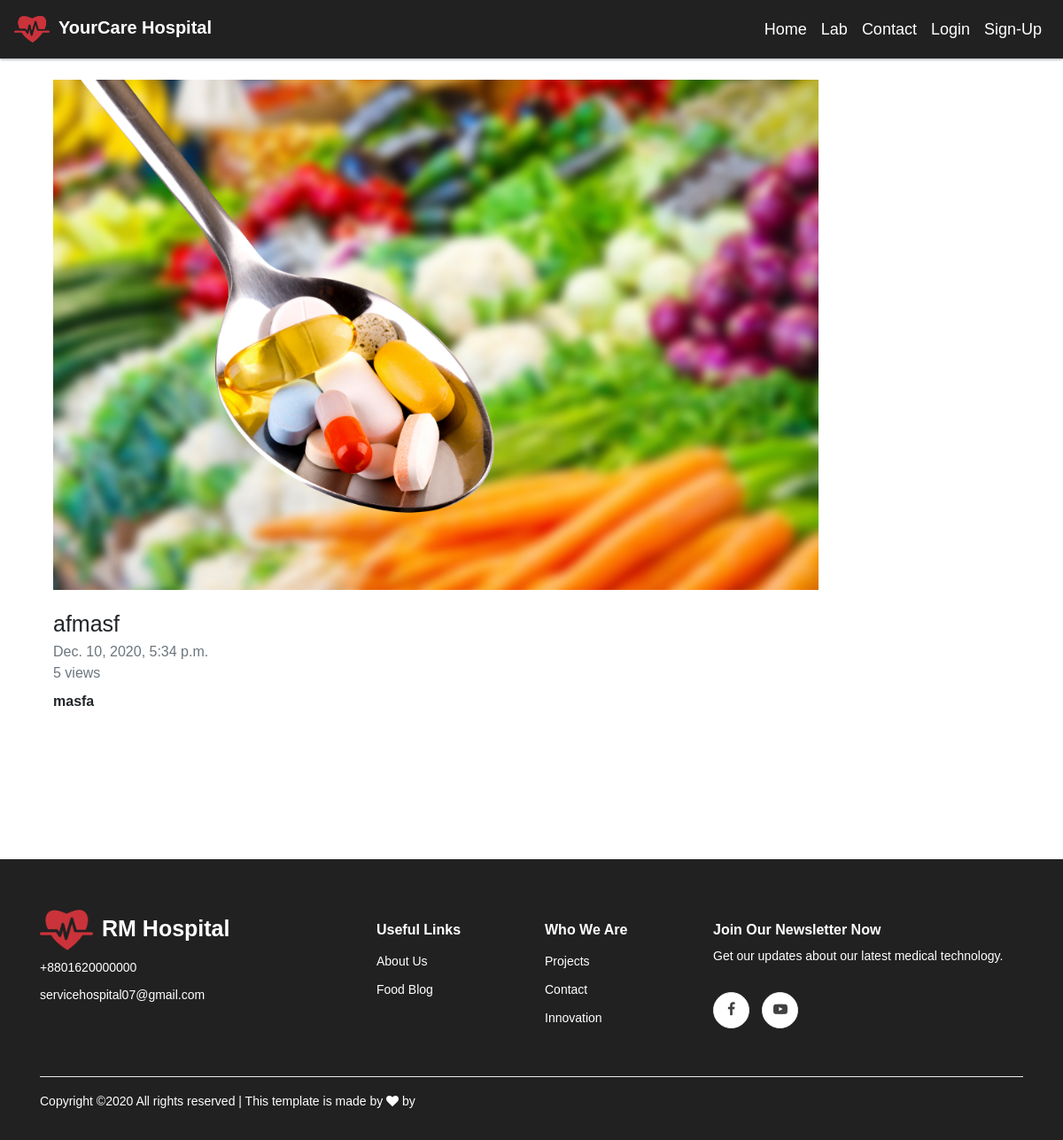
The page /food/afmasf-/ on the database as committed earlier.
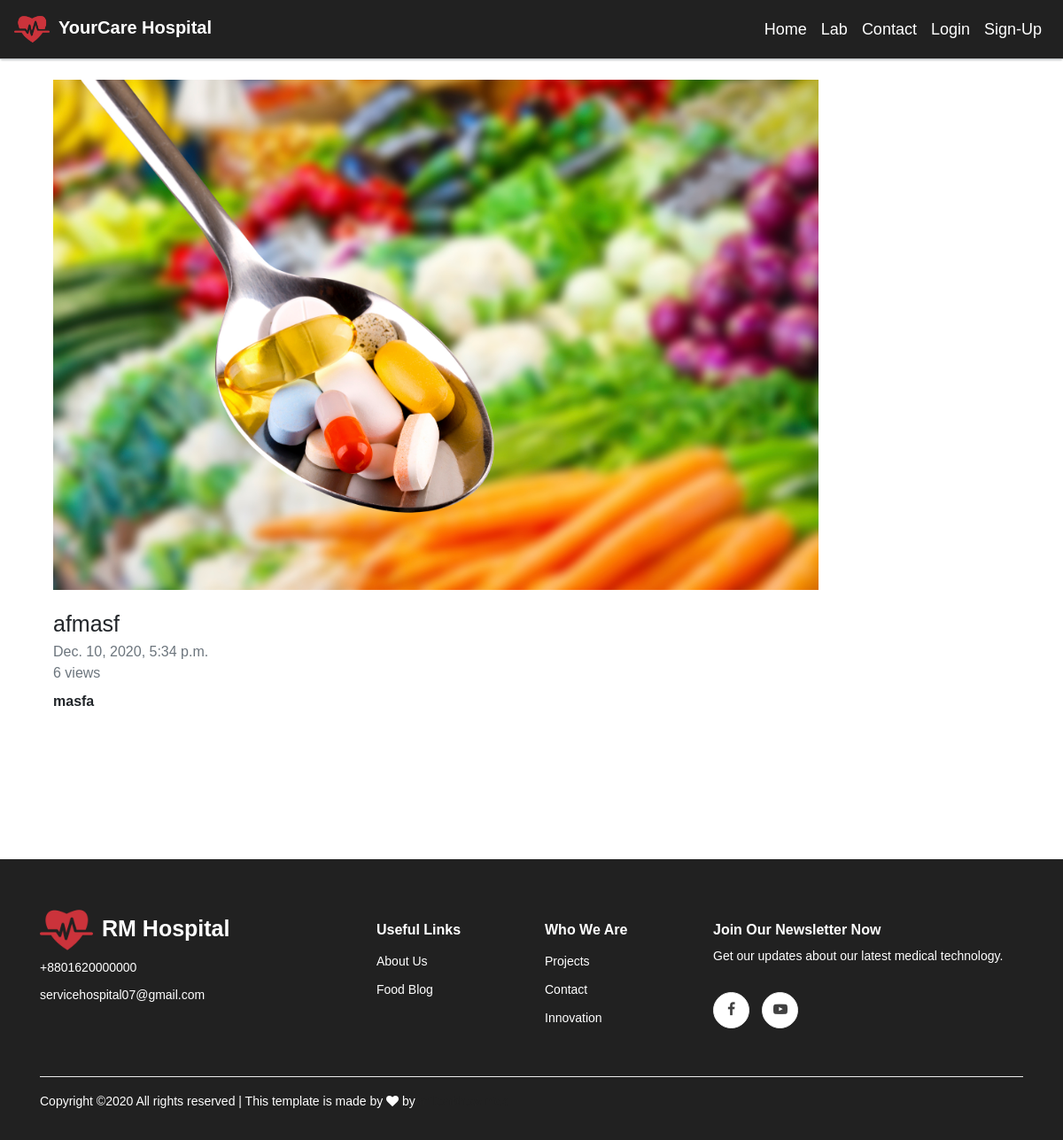
The same page on the database as committed later.
### home/models.py (models this page shows, shortened)
class FoodBlog(models.Model):
	title = models.CharField(max_length=255, blank=True, default='')
	date = models.DateTimeField(default=datetime.datetime.now(), blank=True)
	post_image = models.ImageField(upload_to='blog_images', null=True, blank=True)
	formatted_image = ImageSpecField(source='post_image', processors=[ResizeToFill(800,300)], format='JPEG', options={'quality':90})
	description = RichTextField(max_length=1000, null=True, blank=True)
	view = models.IntegerField(blank=True, default=0)
	slug = models.SlugField(unique=True,blank=True, default='')

### home/views.py (the view, shortened to what this page needs)
# urls.py: path('food/<str:slug>/',views.FoodBlogPost.as_view(), name='food_blog_post'),
class FoodBlogPost(View):
	template_name = 'home/blog/food_blog_post.html'
	def get(self, request, slug):
		try:
			foodblog = store_model.FoodBlog.objects.get(slug=slug)
		except store_model.FoodBlog.DoesNotExist:
			return HttpResponse("<h1>No matches the given query.</h1>")
		contexts = {
			'post':foodblog,
		}
		return render(request, self.template_name, contexts)

### home/templates/home/blog/food_blog_post.html
{% extends 'base.html' %}
{% block content %}
{% load static %}
<div class="container">
		<div class="row">
			<div class="col-md-12">
				<div class="container">
					<div >
						<img src="{{post.formatted_image.url}}" style="width:80%;display:block;margin-bottom: 20px;"/>
					</div>
						<div style="font-size: 25px;">
							{{post.title}}
						</div>
					<div class="text-muted">
						{{post.date}}
					</div>
					<div class="text-muted">
						{{post.view}} views
					</div>
					<div class="my-2">
						{{post.description | safe}}
					</div>
				</div>
			</div>
		</div>
</div>
{% endblock %}

### home/templates/base.html (shortened to what this page needs)
<!DOCTYPE html>
<html>
	<head>
		{% load static %}
		<link rel="stylesheet" href="{% static 'bootstrap css/bootstrap.min.css'%}" type="text/css">
		<link rel="stylesheet" href="{% static 'bootstrap css/bootstrap-grid.min.css'%}" type="text/css">
		<link rel="stylesheet" href="{% static 'bootstrap css/bootstrap-reboot.min.css' %}" type="text/css">
		<link rel="stylesheet" href="{% static 'css/font-awesome.min.css' %}" type="text/css">
		<link rel="stylesheet" href="{% static 'css/elegant-icons.css' %}" type="text/css">
		<link rel="stylesheet" href="{% static 'css/owl.carousel.min.css' %}" type="text/css" >
	    <link rel="stylesheet" href="{% static 'css/owl.theme.default.min.css' %}" type="text/css">
		<link rel="stylesheet" href="{% static 'css/main.css' %}" type="text/css">
	</head>
	<body>
			<nav class="navbar navbar-expand-lg fixed-top" style="background-color: #212121;border-bottom-width:1px;border-bottom-color:#c5c8ca;border-bottom-style: solid;box-shadow: 0 2px 2px -1px #c5c8ca;">
			    <div class="d-flex flex-grow-1">
			        <a class="navbar-brand" href="{% url 'home:home_info' %}" style="font-weight: 600;color: #fff;">
			        	<img src="{% static 'images/company logo.png' %}" style="width: 40px; height: 40px;margin-right: 10px;">YourCare Hospital
			        </a>
			        <div class="w-100 text-right">
			        </div>
			    </div>
			    <div class="collapse navbar-collapse flex-grow-1 text-left" id="myNavbar7">
			        <ul class="navbar-nav ml-auto flex-nowrap text-capitalize"style="font-size: 18px;">
			        	<li class="nav-item">
		            		<a href="{% url 'home:home_info' %}" class="nav-link" style="color: #fff;">home</a>
		            	</li>
		            	<li class="nav-item">
		            		<a href="{% url 'home:lab_details' %}" class="nav-link"style="color: #fff;">lab</a>
		            	</li>
		            	<li class="nav-item">
		            		<a href="{% url 'staff:contact' %}" class="nav-link"style="color: #fff;">contact</a>
		            	</li>
			            {% if request.user.is_authenticated %}
			            	<li class="nav-item text-capitalize">
			            		<a href="{% url 'account:user_profile' request.user.username %}" class="nav-link"style="color: #fff;">profile</a>
			            	</li>
				            <li class="nav-item text-capitalize">
				            	<a href="{% url 'account:logout' %}" class="nav-link" style="color: #fff;">logout</a>
				            </li>
				        {% else %}
				        	<li class="nav-item text-capitalize">
			                	<a href="{% url 'account:login' %}" class="nav-link"style="color: #fff;">login</a>
				            </li>
				            <li class="nav-item text-capitalize">
			                	<a href="{% url 'account:signup' %}" class="nav-link"style="color: #fff;">sign-up</a>
				            </li>
			            {% endif %}
			        </ul>
			    </div>
			</nav>
			{% block content %}
			{% endblock %}
    <footer class="footer spad" style="margin-top: 150px;background-color: #212121;">
        <div class="container">
            <div class="row">
                <div class="col-lg-3 col-md-6 col-sm-6">
                    <div class="footer__about" style="margin-top: -20px;">
                        <div class="footer__about__logo" style="margin-bottom: 0px;">
                            <a href="{% url 'home:home_info' %}" style="font-weight: 600;color: #fff;font-size: 25px;text-decoration: none;"><img src="{% static 'images/company logo.png' %}" style="width: 60px; height: 60px;margin-right: 10px;">RM Hospital</a>
                        </div>
                        <ul>
                            <li style="font-size: 14px;color: #fff;line-height: 25px;">+8801620000000</li>
                            <li style="font-size: 14px;color: #fff;">servicehospital07@gmail.com</li>
                        </ul>
                    </div>
                </div>
                <div class="col-lg-2 col-md-3 col-sm-3 offset-lg-1">
                    <div class="footer__widget">
                        <h6 style="color: #fff;">Useful Links</h6>
                        <ul style="list-style: circle;">
                            <li><a href="#"  style="color: #fff;">About Us</a></li>
                            <li><a href="{% url 'home:food_posts' %}"style="color: #fff;">Food Blog</a></li>
                        </ul>
                    </div>
                </div>
                <div class="col-lg-2 col-md-3 col-sm-3">
                    <div class="footer__widget">
                        <h6 style="color: #fff;">Who We Are</h6>
                        <ul>
                            <li><a href="https://www.hackster.io/projects/tags/medical" style="color: #fff;">Projects</a></li>
                            <li><a href="{% url 'staff:contact' %}"style="color: #fff;">Contact</a></li>
                            <li><a href="https://time.com/5710295/top-health-innovations/"style="color: #fff;">Innovation</a></li>
                        </ul>
                    </div>
                </div>
                <div class="col-lg-4 col-md-12">
                    <div class="footer__widget">
                        <h6 style="color: #fff;">Join Our Newsletter Now</h6>
                        <p style="color: #fff;">Get our updates about our latest medical technology.</p>
                        <div class="footer__widget__social">
                                <a href="#" target="_blank" ><i class="fa fa-facebook"></i></a>
                                <a href="#" target="_blank"><i class="fa fa-youtube-play"></i></a>
                        </div>
                    </div>
                </div>
            </div>
            <div class="row">
                <div class="col-lg-12">
                    <div class="footer__copyright">
                        <div class="footer__copyright__text"><p style="color: #fff;">
  Copyright &copy;<script>document.write(new Date().getFullYear());</script> All rights reserved | This template is made by <i class="fa fa-heart" aria-hidden="true"></i> by <a href="#" target="_blank">miltonbhowmick</a>
  </p></div>
                    </div>
                </div>
            </div>
        </div>
    </footer>
	</body>
</html>

### static/css/main.css (style rules this page uses)
body { padding-top: 90px; font-family: din,sans-serif; font-size: 1rem; font-weight: 400; line-height: 1.5; color: #212529; text-align: left; }
a { color: #222; }
ul, ol { padding: 0; margin: 0; }
.footer { background: #F3F6FA; padding-top: 70px; padding-bottom: 0; }
.footer__about { margin-bottom: 30px; }
.footer__about ul li { font-size: 16px; color: #fff; line-height: 36px; list-style: none; }
.footer__about__logo { margin-bottom: 15px; }
.footer__about__logo a { display: inline-block; }
.footer__widget { margin-bottom: 30px; overflow: hidden; }
.footer__widget h6 { color: #fff; font-weight: 700; margin-bottom: 10px; }
.footer__widget ul { width: 50%; float: left; }
.footer__widget ul li { list-style: none; }
.footer__widget ul li a { color: #fff; font-size: 14px; line-height: 32px; text-decoration: none; }
.footer__widget p { font-size: 14px; color: #fff; margin-bottom: 30px; }
.footer__widget .footer__widget__social a { display: inline-block; height: 41px; width: 41px; font-size: 16px; color: #404040; border: 1px solid #ededed; border-radius: 50%; line-height: 38px; text-align: center; background: #ffffff; -webkit-transition: all, 0.3s; -moz-transition: all, 0.3s; -ms-transition: all, 0.3s; -o-transition: all, 0.3s; transition: all, 0.3s; margin-right: 10px; }
.footer__widget .footer__widget__social a:last-child { margin-right: 0; }
.footer__copyright { border-top: 1px solid #ebebeb; padding: 15px 0; overflow: hidden; margin-top: 20px; }
.footer__copyright__text { font-size: 14px; color: #fff; float: left; line-height: 25px; }

Rows that differ between the two databases and show on the page:
changed FoodBlog "afmasf": view "5" → "6"
